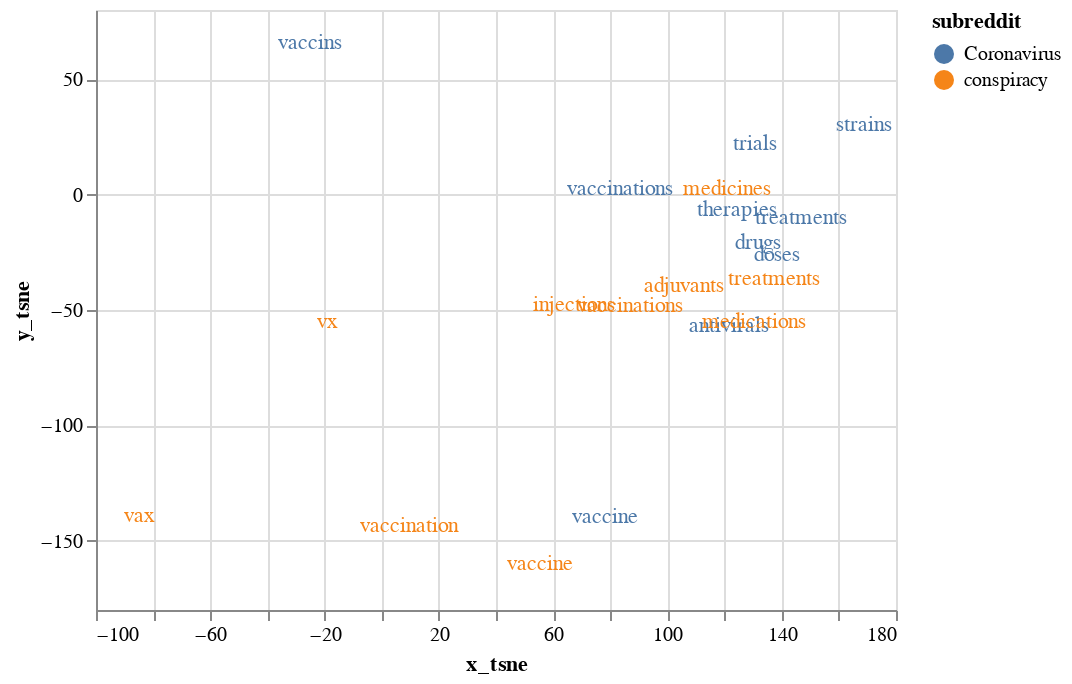

The notebook cell saved with this chart:
### Code cell
#data
chart_sims = (alt.Chart(nbs_sim).mark_text().encode(
		x='x_tsne:Q',
		y='y_tsne:Q',
		text='lex',
		color='subreddit:N'
	))

chart_sims

### Figure 1 — Vega-Lite specification as saved in the notebook (floating-point values rounded to 4 significant figures; data arrays with more than 128 entries replaced by an {"elided": "..."} marker saying what was removed)
{"config": {"view": {"continuousWidth": 400, "continuousHeight": 300}}, "data": {"name": "data-9ea6865f0b0a7110d19a42d8a3058e49"}, "mark": "text", "encoding": {"color": {"field": "subreddit", "type": "nominal"}, "text": {"field": "lex", "type": "nominal"}, "x": {"field": "x_tsne", "type": "quantitative"}, "y": {"field": "y_tsne", "type": "quantitative"}}, "$schema": "https://vega.github.io/schema/vega-lite/v4.17.0.json", "datasets": {"data-9ea6865f0b0a7110d19a42d8a3058e49": [{"lex": "vaccine", "type": "nb", "subreddit": "Coronavirus", "vec": {"elided": "300 float values"}, "sim": 0.7499, "freq": 109100.0, "x_tsne": 78.31, "y_tsne": -139.8}, {"lex": "vaccinations", "type": "nb", "subreddit": "Coronavirus", "vec": {"elided": "300 float values"}, "sim": 0.6918, "freq": 3305.0, "x_tsne": 83.31, "y_tsne": 2.283}, {"lex": "antivirals", "type": "nb", "subreddit": "Coronavirus", "vec": {"elided": "300 float values"}, "sim": 0.6233, "freq": 357.0, "x_tsne": 121.6, "y_tsne": -56.91}, {"lex": "treatments", "type": "nb", "subreddit": "Coronavirus", "vec": {"elided": "300 float values"}, "sim": 0.5975, "freq": 4737.0, "x_tsne": 146.6, "y_tsne": -10.22}, {"lex": "drugs", "type": "nb", "subreddit": "Coronavirus", "vec": {"elided": "300 float values"}, "sim": 0.5869, "freq": 13660.0, "x_tsne": 131.6, "y_tsne": -20.84}, {"lex": "therapies", "type": "nb", "subreddit": "Coronavirus", "vec": {"elided": "300 float values"}, "sim": 0.5775, "freq": 425.0, "x_tsne": 124.2, "y_tsne": -6.465}, {"lex": "doses", "type": "nb", "subreddit": "Coronavirus", "vec": {"elided": "300 float values"}, "sim": 0.569, "freq": 6558.0, "x_tsne": 138.2, "y_tsne": -26.13}, {"lex": "vaccins", "type": "nb", "subreddit": "Coronavirus", "vec": {"elided": "300 float values"}, "sim": 0.5475, "freq": 29.0, "x_tsne": -25.22, "y_tsne": 65.69}, {"lex": "trials", "type": "nb", "subreddit": "Coronavirus", "vec": {"elided": "300 float values"}, "sim": 0.5452, "freq": 10100.0, "x_tsne": 130.7, "y_tsne": 22.02}, {"lex": "strains", "type": "nb", "subreddit": "Coronavirus", "vec": {"elided": "300 float values"}, "sim": 0.5385, "freq": 3875.0, "x_tsne": 168.9, "y_tsne": 30.01}, {"lex": "vaccinations", "type": "nb", "subreddit": "conspiracy", "vec": {"elided": "300 float values"}, "sim": 0.8028, "freq": 3624.0, "x_tsne": 86.88, "y_tsne": -48.07}, {"lex": "vaccine", "type": "nb", "subreddit": "conspiracy", "vec": {"elided": "300 float values"}, "sim": 0.766, "freq": 112500.0, "x_tsne": 55.5, "y_tsne": -160.0}, {"lex": "vaccination", "type": "nb", "subreddit": "conspiracy", "vec": {"elided": "300 float values"}, "sim": 0.641, "freq": 7780.0, "x_tsne": 9.717, "y_tsne": -143.7}, {"lex": "treatments", "type": "nb", "subreddit": "conspiracy", "vec": {"elided": "300 float values"}, "sim": 0.6152, "freq": 4874.0, "x_tsne": 137.4, "y_tsne": -36.67}, {"lex": "medications", "type": "nb", "subreddit": "conspiracy", "vec": {"elided": "300 float values"}, "sim": 0.5977, "freq": 1614.0, "x_tsne": 130.4, "y_tsne": -55.4}, {"lex": "vx", "type": "nb", "subreddit": "conspiracy", "vec": {"elided": "300 float values"}, "sim": 0.5896, "freq": 68.0, "x_tsne": -19.13, "y_tsne": -55.22}, {"lex": "vax", "type": "nb", "subreddit": "conspiracy", "vec": {"elided": "300 float values"}, "sim": 0.5813, "freq": 3208.0, "x_tsne": -84.94, "y_tsne": -139.1}, {"lex": "injections", "type": "nb", "subreddit": "conspiracy", "vec": {"elided": "300 float values"}, "sim": 0.5693, "freq": 795.0, "x_tsne": 67.41, "y_tsne": -47.7}, {"lex": "adjuvants", "type": "nb", "subreddit": "conspiracy", "vec": {"elided": "300 float values"}, "sim": 0.568, "freq": 199.0, "x_tsne": 105.8, "y_tsne": -39.66}, {"lex": "medicines", "type": "nb", "subreddit": "conspiracy", "vec": {"elided": "300 float values"}, "sim": 0.5654, "freq": 1208.0, "x_tsne": 120.7, "y_tsne": 2.572}]}}
